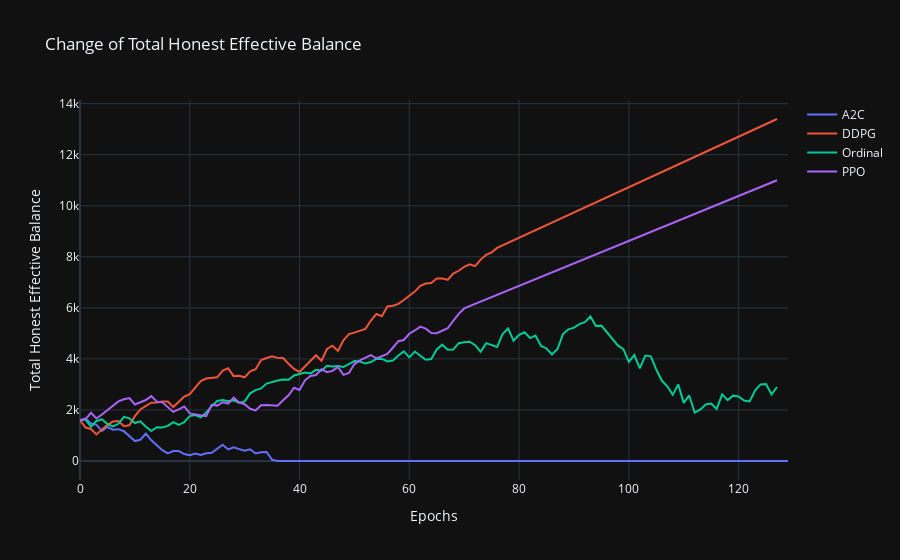

The notebook cell saved with this chart:
### Code cell
# compare change of total_honest_effective_balance
fig = go.Figure()
fig.add_trace(go.Scatter(x=a2c_data.index, y=a2c_data["total_honest_effective_balance"], name="A2C"))
fig.add_trace(go.Scatter(x=ddpg_data.index, y=ddpg_data["total_honest_effective_balance"], name="DDPG"))
fig.add_trace(go.Scatter(x=ordinal_data.index, y=ordinal_data["total_honest_effective_balance"], name="Ordinal"))
fig.add_trace(go.Scatter(x=ppo_data.index, y=ppo_data["total_honest_effective_balance"], name="PPO"))

fig.update_layout(title="Change of Total Honest Effective Balance",
                  xaxis_title="Epochs",
                  yaxis_title="Total Honest Effective Balance")
fig.show()
